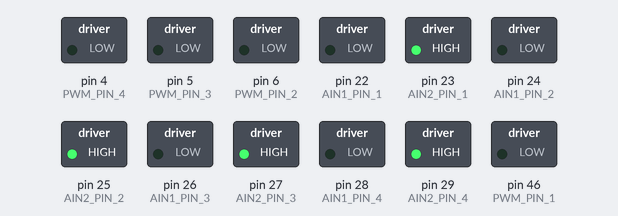
A sketch run on a simulated Arduino Mega 2560, built with avr-gcc and run on an emulated ATmega2560. Shown: switched loads named in the sketch (green lamp = pin HIGH).

Above: at 0.1 s.
Timing chart, 0 to 1.6 s (numbered marks = the images above):
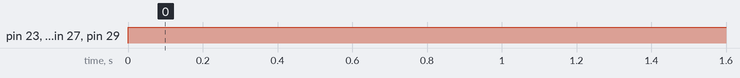

Measured:
- by itself, pin 23 (AIN2_PIN_1), pin 25 (AIN2_PIN_2), pin 27 (AIN2_PIN_3), pin 29 (AIN2_PIN_4): LOW → HIGH at 0.00 s

The sketch:

openloop_controller.ino
```cpp
#include "ATMEGA2560.h"
#include <math.h>

#define TRUE 1
#define FALSE 0

#define DEBUG TRUE

#define PACKAGE_HEAD 0x51
#define PACKAGE_TAIL 0x71

#define OUTPUT_COMPARE_ENCODER  0xF424 //set to 1s

#define ONE_REVOLUTION_1 89400.0
#define ONE_REVOLUTION_2 44700.0
#define ONE_REVOLUTION_3 67050.0
#define ONE_REVOLUTION_4 67050.0

//measurement interval interrupt
#define MEASUREMENT_OUTPUT_COMPARE 0xEA6 //3750, 15ms

#define MY_2PI 6.2831853072
#define MY_PI 3.1415926536

#define SATURATION 6.8

typedef union FLOAT{
	float data;
	uint8_t bytes[4];
}Float;

Float commands[4];

void setup(){
	commands[0].data = 0;
	commands[1].data = 0;
	commands[2].data = 0;
	commands[3].data = 0;
	Serial.begin(115200);
	Serial2.begin(115200);
	SET_AIN1_PIN_1_OUT;
	SET_AIN2_PIN_1_OUT;

	SET_AIN1_PIN_2_OUT;
	SET_AIN2_PIN_2_OUT;

	SET_AIN1_PIN_3_OUT;
	SET_AIN2_PIN_3_OUT;
	SET_C2_READ_PIN_3_IN;

	SET_AIN1_PIN_4_OUT;
	SET_AIN2_PIN_4_OUT;
	PWM_setup();
}

void loop(){
	if(Serial.available()){
		Serial.readBytes(commands[0].bytes, 16);
		Serial2.print(commands[0].data);
		Serial2.print(",");
		Serial2.print(commands[1].data);
		Serial2.print(",");
		Serial2.print(commands[2].data);
		Serial2.print(",");
		Serial2.println(commands[3].data);
	}
	driveMotor_1(commands[0].data);
	driveMotor_2(commands[1].data);
	driveMotor_3(commands[2].data);
	driveMotor_4(commands[3].data);
}

inline void driveMotor_1(float command){
	if(command>=0){
		SET_AIN1_PIN_1(LOW);
		SET_AIN2_PIN_1(HIGH);
		PWM_1(uint16_t(command));
	}else{
		SET_AIN1_PIN_1(HIGH);
		SET_AIN2_PIN_1(LOW);
		PWM_1(-uint16_t(command));
	}
}

inline void driveMotor_2(float command){
	if(command>=0){
		SET_AIN1_PIN_2(LOW);
		SET_AIN2_PIN_2(HIGH);
		PWM_2(uint16_t(command));
	}else{
		SET_AIN1_PIN_2(HIGH);
		SET_AIN2_PIN_2(LOW);
		PWM_2(-uint16_t(command));
	}
}

inline void driveMotor_3(float command){
	if(command>=0){
		SET_AIN1_PIN_3(LOW);
		SET_AIN2_PIN_3(HIGH);
		PWM_3(uint16_t(command));
	}else{
		SET_AIN1_PIN_3(HIGH);
		SET_AIN2_PIN_3(LOW);
		PWM_3(-uint16_t(command));
	}
}

inline void driveMotor_4(float command){
	if(command>=0){
		SET_AIN1_PIN_4(LOW);
		SET_AIN2_PIN_4(HIGH);
		PWM_4(uint8_t(command));
	}else{
		SET_AIN1_PIN_4(HIGH);
		SET_AIN2_PIN_4(LOW);
		PWM_4(uint8_t(-command));
	}
}

void PWM_setup(){
	SET_PWM_PIN_1_OUTPUT;
	SET_PWM_PIN_2_OUTPUT;
	SET_PWM_PIN_3_OUTPUT;
	SET_PWM_PIN_4_OUTPUT;

	// 10-bit Fasr PWM Mode, Set OC5A on Compare Match when up-counting Clear OC2A on Compare Match when down-counting,
	// TOP = 0x3FF, CLK/8
	TCCR5A = _BV(COM5A1)  | _BV(WGM51) | _BV(WGM50);
	TCCR5B = _BV(CS51) | _BV(WGM52);

	TCCR4A = _BV(COM4A1)  | _BV(WGM41) | _BV(WGM40);
	TCCR4B = _BV(CS41) | _BV(WGM42);

	TCCR3A = _BV(COM3A1)  | _BV(WGM31) | _BV(WGM30);
	TCCR3B = _BV(CS31) | _BV(WGM32);

	// motor 4, 8-bit
	TCCR0A =  _BV(COM0B1)  | _BV(WGM01) | _BV(WGM00);
	TCCR0B = _BV(CS00) | _BV(CS01);
}

inline void PWM_1(uint16_t value){
	OCR5A = value;
}

inline void PWM_2(uint16_t value){
	OCR4A = value;
}

inline void PWM_3(uint16_t value){
	OCR3A = value;
}

inline void PWM_4(uint8_t value){
	OCR0B = value;
}
```

ATMEGA2560.h
```cpp
#ifndef ATMEGA2560_H_
#define ATMEGA2560_H_

#define IN  0x00
#define OUT 0xFF
#define HIGH 0xFF
#define LOW 0x00

//Motor 1, M1 to 2, M2 to 1
#define PWM_PIN_1 PL3       //D46, OC5A, connect to A1 in
#define AIN1_PIN_1 PA0      //D22, need to set as an output, connect to A2 in
#define AIN2_PIN_1 PA1      //D23, need to set as an output, connect to A2 in
#define C1_COUNT_PIN_1 PD0  //D21, Phase B, SCL, use INT0
#define C2_READ_PIN_1 PC6   //Phase A, D31, need to set as an input
//Motor 2
#define PWM_PIN_2 PH3       //D6, OC4A, connect to A1 in
#define AIN1_PIN_2 PA2      //D24, need to set as an output
#define AIN2_PIN_2 PA3      //D25, need to set as an output
#define C1_COUNT_PIN_2 PD1  //D20, Phase B, SDA, use INT1
#define C2_READ_PIN_2 PC5   //Phase A, D32, need to set as an input
//Motor 3
#define PWM_PIN_3 PE3       //D5, OC3A, connect to A1 in
#define AIN1_PIN_3 PA4      //D26, need to set as an output, connect to A2 in
#define AIN2_PIN_3 PA5      //D27, need to set as an output, connect to A2 in
#define C1_COUNT_PIN_3 PD2  //D19, Phase B, use INT2
#define C2_READ_PIN_3 PC4   //Phase A, D33, need to set as an input
//Motor 4
#define PWM_PIN_4 PG5       //D4, OC0B, connect to A1 in
#define AIN1_PIN_4 PA6      //D28, need to set as an output, connect to A2 in
#define AIN2_PIN_4 PA7      //D29, need to set as an output, connect to A2 in
#define C1_COUNT_PIN_4 PD3  //D18, Phase B, use INT3
#define C2_READ_PIN_4 PC3   //Phase A, D34, need to set as an input

#define SET(PORT,MASK,VALUE)    PORT = ( (MASK & VALUE) | (PORT & ~MASK) )
#define GET(PORT,MASK)         (PORT & MASK)

#define SET_AIN1_PIN_1_OUT          SET(DDRA,_BV(AIN1_PIN_1),OUT)
#define SET_AIN2_PIN_1_OUT          SET(DDRA,_BV(AIN2_PIN_1),OUT)
#define SET_C2_READ_PIN_1_IN        SET(DDRC,_BV(C2_READ_PIN_1),IN)
#define SET_PWM_PIN_1_OUTPUT        SET(DDRL,_BV(PWM_PIN_1),OUT)

#define SET_AIN1_PIN_2_OUT          SET(DDRA,_BV(AIN1_PIN_2),OUT)
#define SET_AIN2_PIN_2_OUT          SET(DDRA,_BV(AIN2_PIN_2),OUT)
#define SET_C2_READ_PIN_2_IN        SET(DDRC,_BV(C2_READ_PIN_2),IN)
#define SET_PWM_PIN_2_OUTPUT        SET(DDRH,_BV(PWM_PIN_2),OUT)

#define SET_AIN1_PIN_3_OUT          SET(DDRA,_BV(AIN1_PIN_3),OUT)
#define SET_AIN2_PIN_3_OUT          SET(DDRA,_BV(AIN2_PIN_3),OUT)
#define SET_C2_READ_PIN_3_IN        SET(DDRC,_BV(C2_READ_PIN_3),IN)
#define SET_PWM_PIN_3_OUTPUT        SET(DDRE,_BV(PWM_PIN_3),OUT)

#define SET_AIN1_PIN_4_OUT          SET(DDRA,_BV(AIN1_PIN_4),OUT)
#define SET_AIN2_PIN_4_OUT          SET(DDRA,_BV(AIN2_PIN_4),OUT)
#define SET_C2_READ_PIN_4_IN        SET(DDRC,_BV(C2_READ_PIN_4),IN)
#define SET_PWM_PIN_4_OUTPUT        SET(DDRG,_BV(PWM_PIN_4),OUT)

#define SET_AIN1_PIN_1(VAL) SET(PORTA,_BV(AIN1_PIN_1),VAL)
#define SET_AIN2_PIN_1(VAL) SET(PORTA,_BV(AIN2_PIN_1),VAL)
#define SET_AIN1_PIN_2(VAL) SET(PORTA,_BV(AIN1_PIN_2),VAL)
#define SET_AIN2_PIN_2(VAL) SET(PORTA,_BV(AIN2_PIN_2),VAL)
#define SET_AIN1_PIN_3(VAL) SET(PORTA,_BV(AIN1_PIN_3),VAL)
#define SET_AIN2_PIN_3(VAL) SET(PORTA,_BV(AIN2_PIN_3),VAL)
#define SET_AIN1_PIN_4(VAL) SET(PORTA,_BV(AIN1_PIN_4),VAL)
#define SET_AIN2_PIN_4(VAL) SET(PORTA,_BV(AIN2_PIN_4),VAL)

#define READ_C2_1 GET(PINC,_BV(C2_READ_PIN_1))
#define READ_C2_2 GET(PINC,_BV(C2_READ_PIN_2))
#define READ_C2_3 GET(PINC,_BV(C2_READ_PIN_3))
#define READ_C2_4 GET(PINC,_BV(C2_READ_PIN_4))

#endif
```
